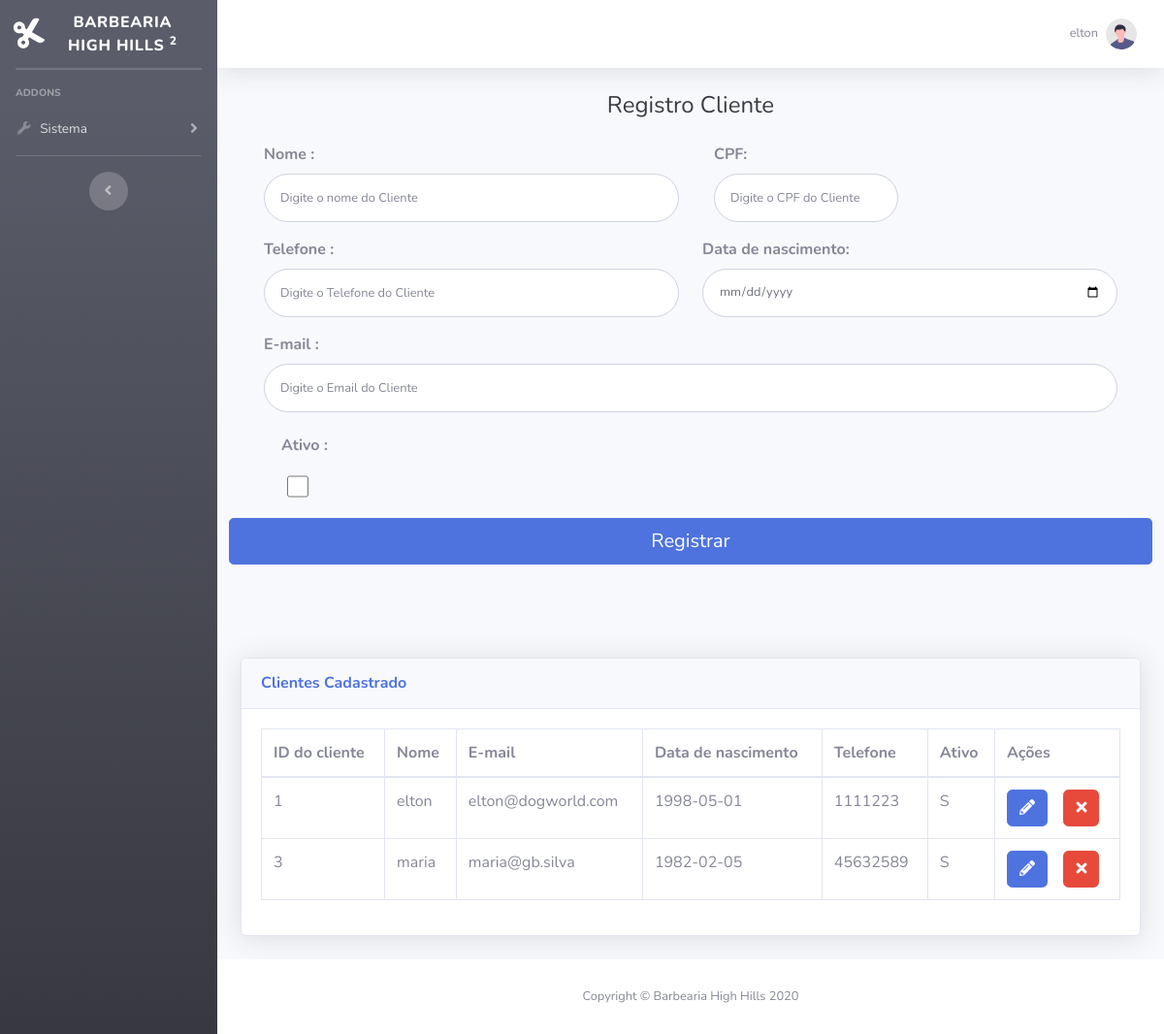
The page /cad_cliente.php (signed in) on the database its author committed.
### tables this page shows
CREATE TABLE `cliente` (
  `id_cliente` int(11) NOT NULL,
  `nome` varchar(40) NOT NULL,
  `cpf` int(11) NOT NULL,
  `email` varchar(50) NOT NULL,
  `data_nascimento` date NOT NULL,
  `ativo` char(2) NOT NULL,
  `telefone` int(9) NOT NULL
);

### cad_cliente.php (the view, shortened to what this page needs)
<!DOCTYPE html>
<html>
<head>
    <link href="vendor/fontawesome-free/css/all.min.css" rel="stylesheet" type="text/css">
    <link href="css/sb-admin-2.min.css" rel="stylesheet">
</head>
<body id="page-top">
    <div id="wrapper">
        <ul class="navbar-nav bg-gradient-dark sidebar sidebar-dark accordion" id="accordionSidebar">
            <a class="sidebar-brand d-flex align-items-center justify-content-center" href="index.php">
                <div class="sidebar-brand-icon rotate-n-15">
                    <i class="fas fa-cut"></i>
                </div>
                <div class="sidebar-brand-text mx-3">Barbearia High Hills <sup>2</sup></div>
            </a>
            <hr class="sidebar-divider my-0">
            <hr class="sidebar-divider">
            <div class="sidebar-heading">
                Addons
            </div>
            <li class="nav-item">
                <a class="nav-link collapsed" href="#" data-toggle="collapse" data-target="#collapsePages" aria-expanded="true" aria-controls="collapsePages">
                    <i class="fas fa-fw fa-wrench"></i>
                    <span>Sistema</span>
                </a>
            </li>
            <hr class="sidebar-divider d-none d-md-block">
            <div class="text-center d-none d-md-inline">
                <button class="rounded-circle border-0" id="sidebarToggle"></button>
            </div>
        </ul>
        <div id="content-wrapper" class="d-flex flex-column">
            <div id="content">
                <nav class="navbar navbar-expand navbar-light bg-white topbar mb-4 static-top shadow">
                    <ul class="navbar-nav ml-auto">
                        <li class="nav-item dropdown no-arrow">
                            <a class="nav-link dropdown-toggle" href="#" id="userDropdown" role="button" data-toggle="dropdown" aria-haspopup="true" aria-expanded="false">
                                <span class="mr-2 d-none d-lg-inline text-gray-600 small"><?php
                                                                                            include "banco.php";
                                                                                            echo $_SESSION["nome"]; ?></span>
                                <img class="img-profile rounded-circle" src="img/undraw_profile.svg">
                            </a>
                        </li>
                    </ul>
                </nav>
                <div class="container-fluid">
                    <div class="row">
                        <div class="col-12">
                            <div class="container">
                                <div class="text-center">
                                    <h1 class="h4 text-gray-900 mb-4">Registro Cliente</h1>
                                </div>
                                <form class="user" action="crud_cliente.php" method="post" data-toggle="validator" role="form">
                                    <div class="form-group row">
                                        <div class="col-sm-6 mb-3 mb-sm-0">
                                            <label><strong>Nome : </strong></label>
                                            <input type="text" name="nome" class="nome form-control form-control-user " id="nome" placeholder="Digite o nome do Cliente " value="<?php if (isset($_GET["id_cliente"])) {
                                                                                                                                                                                        echo $dados["nome"];
                                                                                                                                                                                    } ?>" required>
                                        </div>
                                        <div class="col-sm-6">
                                            <div class="col-sm-6 mb-3 mb-sm-0">
                                                <label><strong> CPF: </strong></label>
                                                <input type="text" name="cpf" class="cpf form-control form-control-user " id="cpf" placeholder="Digite o CPF do Cliente" value="<?php if (isset($_GET["id_cliente"])) {
                                                                                                                                                                                    echo $dados["cpf"];
                                                                                                                                                                                } ?>" required>
                                            </div>
                                        </div>
                                    </div>
                                    <div class="form-group row">
                                        <div class="col-sm-6 mb-3 mb-sm-0">
                                            <label><strong> Telefone : </strong></label>
                                            <input type="text" name="telefone" class="telefone form-control form-control-user " id="telefone" placeholder="Digite o Telefone do Cliente" value="<?php if (isset($_GET["id_cliente"])) {
                                                                                                                                                                                                    echo $dados["telefone"];
                                                                                                                                                                                                } ?>" required>
                                        </div>
                                        <div class="col-sm-6">
                                            <label><strong> Data de nascimento: </strong></label>
                                            <input type="date" min="1980-01-01" max="2020-11-10" name="data_nascimento" class="form-control form-control-user" id="exampleRepeatPassword" value="<?php if (isset($_GET["id_cliente"])) {
                                                                                                                                                                                                        echo $dados["data_nascimento"];
                                                                                                                                                                                                    } ?>" required>
                                        </div>
                                    </div>
                                    <div class="form-group">
                                        <label><strong> E-mail : </strong></label>
                                        <input type="email" name="email" class="form-control form-control-user" id="exampleInputEmail" placeholder="Digite o Email do Cliente" value="<?php if (isset($_GET["id_cliente"])) {
                                                                                                                                                                                            echo $dados["email"];
                                                                                                                                                                                        } ?>" required>
                                    </div>
                                    <div class="form-group row">
                                        <div class="col-sm-6 mb-3 mb-sm-0">
                                            <div class="col-sm-6">
                                                <div class="row">
                                                    <div class="col-sm-9"> <label style="padding: 6px;;"><strong> Ativo :</strong></label></div>
                                                </div class="row">
                                                <div class="col-sm-3"> <input name="ativo" type="checkbox" value="S" class="form-control form-control-user" style="width: 22px;" <?php if (isset($_GET["id_cliente"])) {
                                                                                                                                                                                        if ($dados["ativo"] == "S") {
                                                                                                                                                                                            echo "checked";
                                                                                                                                                                                        }
                                                                                                                                                                                    } ?>></div>
                                            </div>
                                        </div>
                                        <div class="col-sm-6">
                                        </div>
                                    </div>
                            </div>
                        </div>
                        <button type="submit" class="btn btn-primary btn-lg btn-block">Registrar</button>
                    </div>
                    <br>
                    <br>
                    <br>
                    <br>
                    <div class="card shadow mb-4">
                        <div class="card-header py-3">
                            <h6 class="m-0 font-weight-bold text-primary">Clientes Cadastrado</h6>
                        </div>
                        <div class="card-body">
                            <div class="table-responsive">
                                <table class="table table-bordered" id="dataTable" width="100%" cellspacing="0">
                                    <thead>
                                        <tr>
                                            <th>ID do cliente</th>
                                            <th>Nome</th>
                                            <th>E-mail</th>
                                            <th>Data de nascimento</th>
                                            <th>Telefone</th>
                                            <th>Ativo</th>
                                            <th>Ações</th>
                                        </tr>
                                    </thead>
                                    <?php
                                    $consultaTabela = "SELECT * FROM cliente";
                                    $queryClietes = $conexao->query($consultaTabela);
                                    while ($dados = $queryClietes->fetch_assoc()) {
                                    ?>
                                        <tr>
                                            <td><?php echo $dados["id_cliente"]; ?></td>
                                            <td><?php echo $dados["nome"]; ?></td>
                                            <td><?php echo $dados["email"]; ?></td>
                                            <td><?php echo $dados["data_nascimento"]; ?></td>
                                            <td><?php echo $dados["telefone"]; ?></td>
                                            <td><?php echo $dados["ativo"]; ?></td>
                                            <td> <a href="cad_cliente.php?id_cliente=<?php echo $dados["id_cliente"]; ?>" class="btn btn-primary"><i class="fas fa-pencil-alt"></i></a>
                                                <a href="crud_cliente.php?excluir=1&id_cliente=<?php echo $dados["id_cliente"]; ?>" class="btn btn-danger btn-excluir-cliente"><i class="fas fa-times"></i></a></td>
                                        </tr>
                                    <?php  } ?>
                                </table>
                            </div>
                        </div>
                    </div>
                </div>
            </div>
            <footer class="sticky-footer bg-white">
                <div class="container my-auto">
                    <div class="copyright text-center my-auto">
                        <span>Copyright &copy; Barbearia High Hills 2020</span>
                    </div>
                </div>
            </footer>
        </div>
    </div>
</body>
</html>

### rows shown on the page
cliente: id_cliente "1", nome "elton", email "elton@dogworld.com", data_nascimento "1998-05-01", telefone "1111223", ativo "S"
cliente: id_cliente "3", nome "maria", email "maria@gb.silva", data_nascimento "1982-02-05", telefone "45632589", ativo "S"

### other values the page prints
$_SESSION["nome"] "elton"
